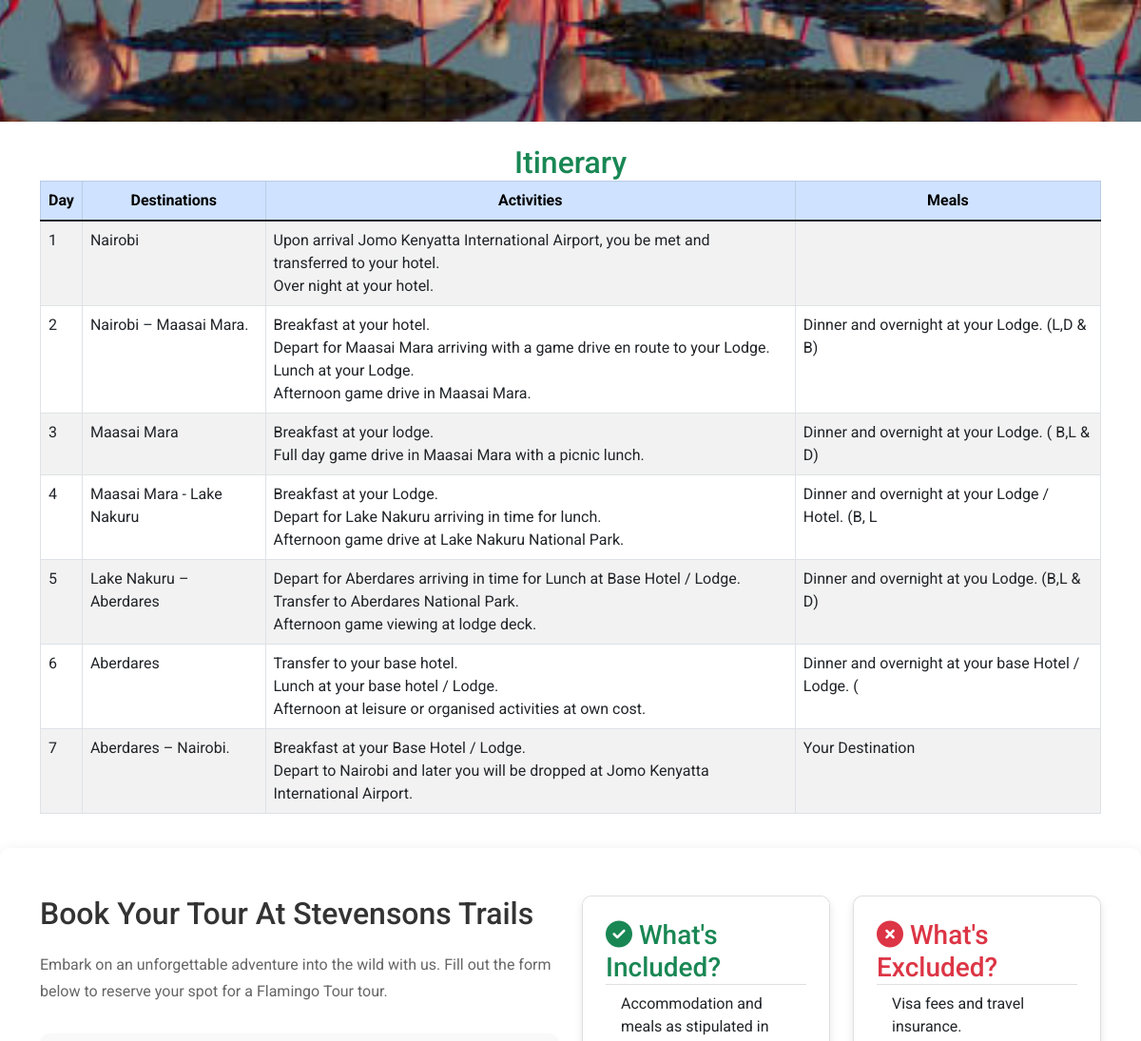
Page /book/3/ (middle part) on the earlier database version.
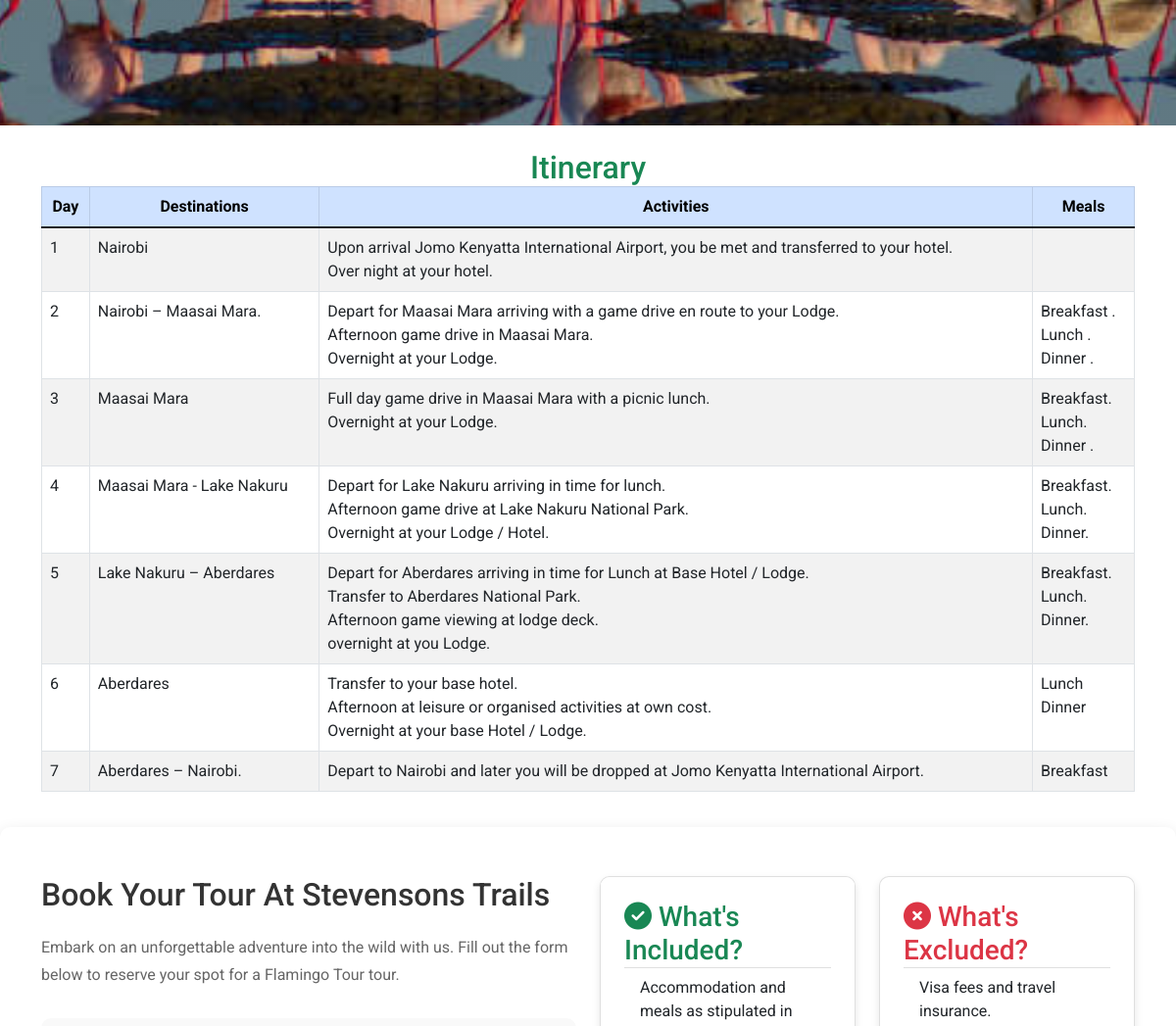
Same page on the later database version.
### tour/models.py (models this page shows, shortened)
class TourismSite(models.Model):
    name = models.CharField(max_length=200)
    description = models.TextField(default="No description available")
    place=models.CharField(max_length=200)
    image = models.ImageField()
    details = models.TextField(default="No details available")

class Itinerary(models.Model):
    name = models.ForeignKey(TourismSite, on_delete=models.CASCADE, related_name="itinerary")
    day_number = models.PositiveIntegerField()
    title = models.CharField(max_length=255)
    description = models.TextField()
    meals = models.TextField( blank=True, help_text="E.g., B, L & D for Breakfast, Lunch & Dinner")
    class Meta:
        ordering = ['name']

### tour/views.py (the view, shortened to what this page needs)
# urls.py: path('book/<int:site_id>/', book, name='book'),
@csrf_exempt
def book(request, site_id):
    tourism_site = get_object_or_404(TourismSite, id=site_id)
    day_count = tourism_site.itinerary.count()
    itineraries = Itinerary.objects.filter(name=tourism_site)
    form = BookingForm()  # Correctly instantiate the form
    return render(request, 'contests.html', {
        'tourism_site': tourism_site,
        'itineraries': itineraries,
        'day_count': day_count,
        'form': form,
    })

### tour/templates/contests.html (shortened to what this page needs)
{% extends "base.html" %}
{% load static %}
{% block content %}
<div class="page-heading" style="background-image: linear-gradient(rgba(0, 0, 0, 0.1), rgba(0, 0, 0, 0.1)), url('{{ tourism_site.image.url }}');">
</div>
<div class="container mt-4">
  {% if itineraries %}
  <h2 class="text-center text-success">Itinerary</h2>
  <div class="table-responsive">
      <table class="table table-bordered table-striped table-hover">
          <thead class="table-primary">
              <tr class="text-center">
                  <th>Day</th>
                  <th>Destinations</th>
                  <th>Activities</th>
                  <th>Meals</th>
              </tr>
          </thead>
          <tbody>
              {% for itinerary in itineraries %}
              <tr>
                  <td>{{ itinerary.day_number }}</td>
                  <td>{{ itinerary.title }}</td>
                  <td>{{ itinerary.description|linebreaksbr }}</td>
                  <td>{{ itinerary.meals|linebreaksbr }}</td>
              </tr>
              {% endfor %}
          </tbody>
      </table>
  </div>
  {% endif %}
</div>
<div class="tour-booking" id="booking">
    <div class="container">
      <div class="row">
        <div class="col-lg-6">
          <div class="main-content">
            <h4>Book Your Tour At Stevensons Trails</h4>
            <p>Embark on an unforgettable adventure into the wild with us. Fill out the form below to reserve your spot for a {{ tourism_site.place }}  tour.</p>
            <form id="tour-booking-form" method="post">
              <div class="form-body">
              </div>
            </form>
          </div>
        </div>
          <div class="col-lg-3">
              <div class="card p-4">
                  <h3 class="text-success"><i class="fas fa-check-circle icon"></i> What's Included?</h3>
                  <ul class="list-group list-group-flush">
                      <li class="list-group-item">Accommodation and meals as stipulated in the itinerary.</li>
                  </ul>
              </div>
          </div>
          <div class="col-lg-3">
            <div class="card p-4">
              <h3 class="text-danger"><i class="fas fa-times-circle icon"></i> What's Excluded?</h3>
              <ul class="list-group list-group-flush">
                  <li class="list-group-item">Visa fees and travel insurance.</li>
              </ul>
          </div>
          </div>
      </div>
    </div>
  </div>
{% endblock %}

### tour/templates/base.html (shortened to what this page needs)
{% load static %}
<!DOCTYPE html>
<html lang="en">
<head>
<link href="{% static 'vendor/bootstrap/css/bootstrap.min.css' %}" rel="stylesheet">
<link rel="stylesheet" href="https://cdnjs.cloudflare.com/ajax/libs/font-awesome/6.0.0/css/all.min.css">
<link rel="stylesheet" href="{% static 'css/owl.css' %}">
<link rel="stylesheet" href="{% static 'css/animate.css' %}">
<link rel="stylesheet" href="{% static 'css/flex-slider.css' %}">
<link rel="stylesheet" href="https://cdn.jsdelivr.net/npm/swiper@9/swiper-bundle.min.css">
<link rel="stylesheet" href="https://cdnjs.cloudflare.com/ajax/libs/font-awesome/6.4.2/css/all.min.css">
<link rel="stylesheet" href="https://cdnjs.cloudflare.com/ajax/libs/font-awesome/6.5.1/css/all.min.css">
<link rel="stylesheet" href="https://unpkg.com/swiper@7/swiper-bundle.min.css">
<link rel="stylesheet" href="{% static 'css/app.css' %}">
<link rel="stylesheet" href="{% static 'css/fontawesome.css' %}">
<link rel="stylesheet" href="{% static 'css/templatemo-snapx-photography.css' %}">
<link rel="stylesheet" href="{% static 'css/style.css' %}">
</head>
<body>
  {%  block content %}
  {%  endblock %}
</body>
</html>

### static/css/app.css (style rules this page uses)
.tour-booking { padding: 50px 0; background: #fff; border-radius: 10px; box-shadow: 0 4px 15px rgba(0, 0, 0, 0.1); margin: 20px auto; max-width: 1200px; }
.tour-booking h4 { font-size: 2rem; margin-bottom: 20px; color: #333; }
.tour-booking p { font-size: 1rem; color: #666; margin-bottom: 30px; }
.form-body { background: #f9f9f9; padding: 30px; border-radius: 10px; }
.card.p-4 { border-radius: 10px; box-shadow: 0px 4px 8px rgba(0, 0, 0, 0.1); transition: transform 0.3s; height: 650px; overflow-y: auto; }

### static/css/templatemo-snapx-photography.css (style rules this page uses)
html, body, div, span, applet, object, iframe, h1, h2, h3, h4, h5, h6, p, blockquote, div pre, a, abbr, acronym, address, big, cite, code, del, dfn, em, font, img, ins, kbd, q, s, samp, small, strike, strong, sub, sup, tt, var, b, u, i, center, dl, dt, dd, ol, ul, li, figure, header, nav, section, article, aside, footer, figcaption { margin: 0; padding: 0; border: 0; outline: 0; }
ul, li { padding: 0; margin: 0; list-style: none; }
* { box-sizing: border-box; }
html, body { font-family: 'Roboto', sans-serif; font-weight: 400; background-color: #fff; font-size: 16px; -ms-text-size-adjust: 100%; -webkit-font-smoothing: antialiased; -moz-osx-font-smoothing: grayscale; }
h1, h2, h3, h4, h5, h6 { margin-top: 0px; margin-bottom: 0px; color: #2a2a2a; }
ul { margin-bottom: 0px; }
p { font-size: 15px; line-height: 28px; color: #7a7a7a; }
html, body { background: #fff; font-family: 'Roboto', sans-serif; }
.page-heading { background-image: linear-gradient(rgba(0, 0, 0, 0.7), rgba(0, 0, 0, 0.7)), url('../tour/torokfalls.jpg'); background-repeat: no-repeat; background-position: center center; background-size: cover; padding-top: 200px; padding-bottom: 130px; text-align: center; background-color: #2a2a2a; }
body { overflow-x: hidden; }

Differences in the rows shown:
changed Itinerary "Nairobi – Maasai Mara.": description "Breakfast at your hotel. Depart for Maasai Mara arriving with a game drive en route to your Lodge. Lunch at your Lodge. Afternoon game drive in Maasai Mara." → "Depart for Maasai Mara arriving with a game drive en route to your Lodge. Afternoon game drive in Maasai Mara. Overnight at your Lodge."; meals "Dinner and overnight at your Lodge. (L,D & B)" → "Breakfast . Lunch . Dinner ."
changed Itinerary "Maasai Mara": description "Breakfast at your lodge. Full day game drive in Maasai Mara with a picnic lunch." → "Full day game drive in Maasai Mara with a picnic lunch. Overnight at your Lodge."; meals "Dinner and overnight at your Lodge. ( B,L & D)" → "Breakfast. Lunch. Dinner ."
changed Itinerary "Maasai Mara - Lake Nakuru": description "Breakfast at your Lodge. Depart for Lake Nakuru arriving in time for lunch. Afternoon game drive at Lake Nakuru National Park." → "Depart for Lake Nakuru arriving in time for lunch. Afternoon game drive at Lake Nakuru National Park. Overnight at your Lodge / Hotel."; meals "Dinner and overnight at your Lodge / Hotel. (B, L" → "Breakfast. Lunch. Dinner."
changed Itinerary "Lake Nakuru – Aberdares": description "Depart for Aberdares arriving in time for Lunch at Base Hotel / Lodge. Transfer to Aberdares National Park. Afternoon game viewing at lodge deck." → "…viewing at lodge deck. overnight at you Lodge."; meals "Dinner and overnight at you Lodge. (B,L & D)" → "Breakfast. Lunch. Dinner."
changed Itinerary "Aberdares": description "Transfer to your base hotel. Lunch at your base hotel / Lodge. Afternoon at leisure or organised activities at own cost." → "Transfer to your base hotel. Afternoon at leisure or organised activities at own cost. Overnight at your base Hotel / Lodge."; meals "Dinner and overnight at your base Hotel / Lodge. (" → "Lunch Dinner"
changed Itinerary "Aberdares – Nairobi.": description "Breakfast at your Base Hotel / Lodge. Depart to Nairobi and later you will be dropped at Jomo Kenyatta International Airport." → "Depart to Nairobi and later you will be dropped at Jomo Kenyatta International Airport."; meals "Your Destination" → "Breakfast"
